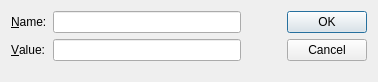
<?xml version="1.0" encoding="UTF-8"?>
<ui version="4.0">
 <class>AttributeDlg</class>
 <widget class="QDialog" name="AttributeDlg">
  <property name="geometry">
   <rect>
    <x>0</x>
    <y>0</y>
    <width>378</width>
    <height>82</height>
   </rect>
  </property>
  <property name="sizePolicy">
   <sizepolicy hsizetype="Preferred" vsizetype="Preferred">
    <horstretch>0</horstretch>
    <verstretch>0</verstretch>
   </sizepolicy>
  </property>
  <property name="minimumSize">
   <size>
    <width>0</width>
    <height>0</height>
   </size>
  </property>
  <property name="maximumSize">
   <size>
    <width>16777215</width>
    <height>82</height>
   </size>
  </property>
  <property name="windowTitle">
   <string>Attribute</string>
  </property>
  <layout class="QVBoxLayout" name="verticalLayout">
   <item>
    <layout class="QHBoxLayout" name="horizontalLayout">
     <item>
      <layout class="QFormLayout" name="formLayout">
       <item row="0" column="0">
        <widget class="QLabel" name="nameLabel">
         <property name="text">
          <string>&amp;Name:</string>
         </property>
         <property name="buddy">
          <cstring>nameLineEdit</cstring>
         </property>
        </widget>
       </item>
       <item row="0" column="1">
        <widget class="QLineEdit" name="nameLineEdit"/>
       </item>
       <item row="1" column="0">
        <widget class="QLabel" name="valueLabel">
         <property name="text">
          <string>&amp;Value:</string>
         </property>
         <property name="buddy">
          <cstring>valueLineEdit</cstring>
         </property>
        </widget>
       </item>
       <item row="1" column="1">
        <widget class="QLineEdit" name="valueLineEdit"/>
       </item>
      </layout>
     </item>
     <item>
      <spacer name="horizontalSpacer">
       <property name="orientation">
        <enum>Qt::Horizontal</enum>
       </property>
       <property name="sizeType">
        <enum>QSizePolicy::Maximum</enum>
       </property>
       <property name="sizeHint" stdset="0">
        <size>
         <width>40</width>
         <height>20</height>
        </size>
       </property>
      </spacer>
     </item>
     <item>
      <widget class="QDialogButtonBox" name="buttonBox">
       <property name="orientation">
        <enum>Qt::Vertical</enum>
       </property>
       <property name="standardButtons">
        <set>QDialogButtonBox::Cancel|QDialogButtonBox::Ok</set>
       </property>
      </widget>
     </item>
    </layout>
   </item>
  </layout>
 </widget>
 <tabstops>
  <tabstop>nameLineEdit</tabstop>
  <tabstop>valueLineEdit</tabstop>
  <tabstop>buttonBox</tabstop>
 </tabstops>
 <resources/>
 <connections>
  <connection>
   <sender>buttonBox</sender>
   <signal>accepted()</signal>
   <receiver>AttributeDlg</receiver>
   <slot>accept()</slot>
   <hints>
    <hint type="sourcelabel">
     <x>248</x>
     <y>254</y>
    </hint>
    <hint type="destinationlabel">
     <x>157</x>
     <y>274</y>
    </hint>
   </hints>
  </connection>
  <connection>
   <sender>buttonBox</sender>
   <signal>rejected()</signal>
   <receiver>AttributeDlg</receiver>
   <slot>reject()</slot>
   <hints>
    <hint type="sourcelabel">
     <x>316</x>
     <y>260</y>
    </hint>
    <hint type="destinationlabel">
     <x>286</x>
     <y>274</y>
    </hint>
   </hints>
  </connection>
 </connections>
</ui>
